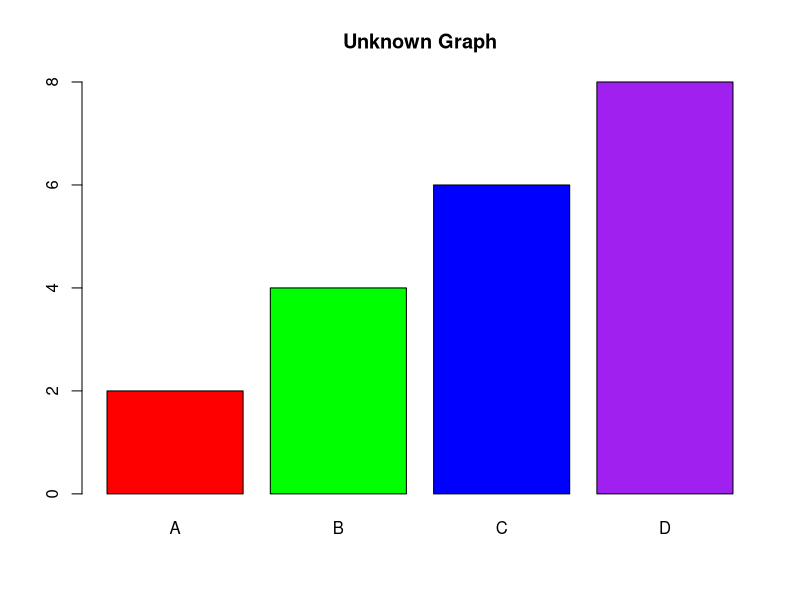
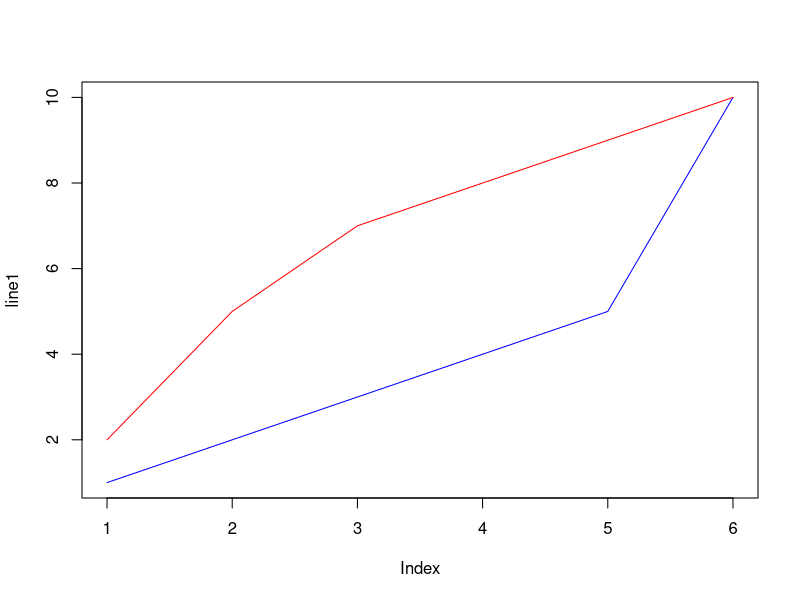
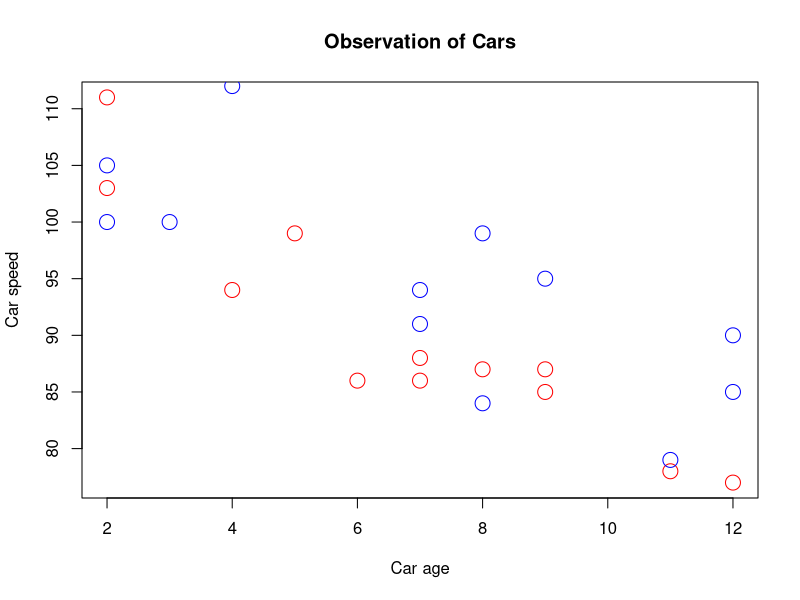
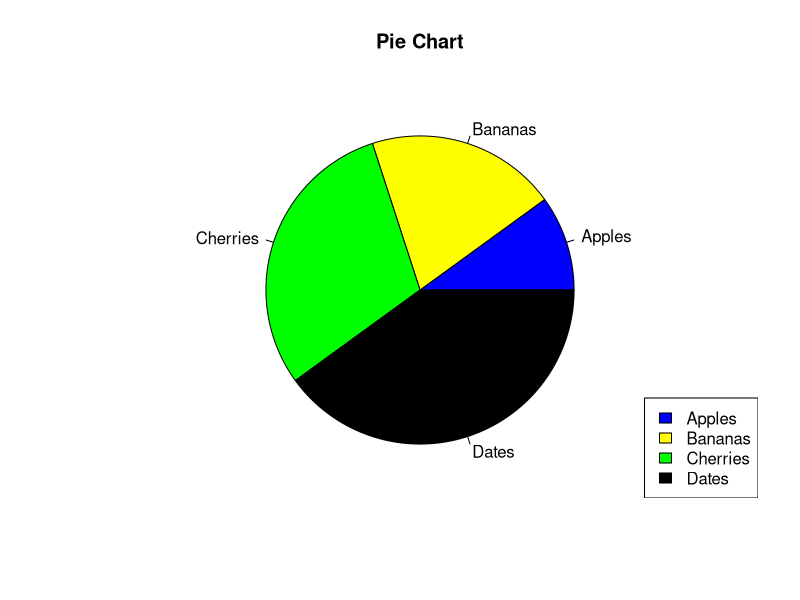

Reproduce these figures in R, in order.
# We need this line of code to show graphs in our compiler
#bitmap(file="out.png")

# x-axis values
x <- c("A", "B", "C", "D")

# y-axis values
y <- c(2, 4, 6, 8)

col=c("blue","green","red","purple")

barplot(y, names.arg = x,col = c("red","green","blue","purple"),main = "Unknown Graph")




#second graph
line1 <- c(1,2,3,4,5,10)
line2 <- c(2,5,7,8,9,10)

plot(line1, type = "l", col = "blue")
lines(line2, type="l", col = "red")




#third graph
# day one, the age and speed of 12 cars:
x1 <- c(5,7,8,7,2,2,9,4,11,12,9,6)
y1 <- c(99,86,87,88,111,103,87,94,78,77,85,86)

# day two, the age and speed of 15 cars:
x2 <- c(2,2,8,1,15,8,12,9,7,3,11,4,7,14,12)
y2 <- c(100,105,84,105,90,99,90,95,94,100,79,112,91,80,85)

plot(x1, y1, main="Observation of Cars", xlab="Car age", ylab="Car speed", col="red", cex=2)
points(x2, y2, col="blue", cex=2)





#fourth graph
# Create a vector of pies
x <- c(10,20,30,40)

# Create a vector of labels
mylabel <- c("Apples", "Bananas", "Cherries", "Dates")

# Create a vector of colors
colors <- c("blue", "yellow", "green", "black")

# Display the pie chart
pie(x, label = mylabel, main = "Pie Chart", col = colors)

# Display the explanation box
legend("bottomright", mylabel, fill = colors)
